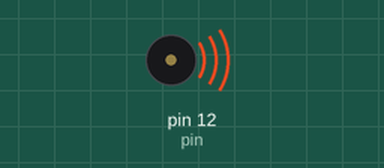
Recording of a sketch running on a simulated Arduino Uno, built with avr-gcc and run on an emulated ATmega328P. Shown: buzzer (waves = sounding).

Above: at 0.7 s.
Timing chart, 0 to 5.2 s (numbered marks = the images above):
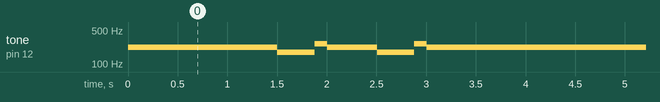

The sketch:

A015_tone.ino
```cpp
/*
Pausa lunga
*/

//definizione delle note
#define	F3	174.61
#define	Gb3	185.00
#define	G3	196.00
#define	Ab3	207.65
#define	LA3	220.00
#define	Bb3	233.08
#define	B3	246.94
#define	C4	261.63
#define	Db4	277.18
#define	D4	293.66
#define	Eb4	311.13
#define	E4	329.63
#define	F4	349.23
#define	Gb4	369.99
#define	G4	392.00
#define	Ab4	415.30
#define	LA4	440.00

//definizione delle pause o durate
#define Q 500 //tono
#define H 2*Q //mezzotono
#define E Q/2 //ottava
#define S Q/4 //sedicesimo
#define W 4*Q //intero

//creiamo ua variabile per il numero del pin da usare
int pin = 12;

void setup() {}

void loop() {
  //suono una nota
  tone(pin,LA3,Q);
  //faccio una pausa
  delay(1+Q);
  tone(pin,LA3,Q);
  delay(1+Q);
  tone(pin,LA3,Q);
  delay(1+Q);
  tone(pin,F3,E+S);
  delay(1+E+S);
  tone(pin,C4,S);
  delay(1+S);

  tone(pin,LA3,Q);
  delay(1+Q);
  tone(pin,F3,E+S);
  delay(1+E+S);
  tone(pin,C4,S);
  delay(1+S);
  tone(pin,LA3,H);
  delay(1+H);
}
```

Measured:
- by itself, tone on pin 12 (pin): repeats every 4.0 s: 174 Hz 0.38 s, 261 Hz 0.13 s, 220 Hz 0.50 s, 174 Hz 0.38 s, 261 Hz 0.13 s, 220 Hz 2.5 s
